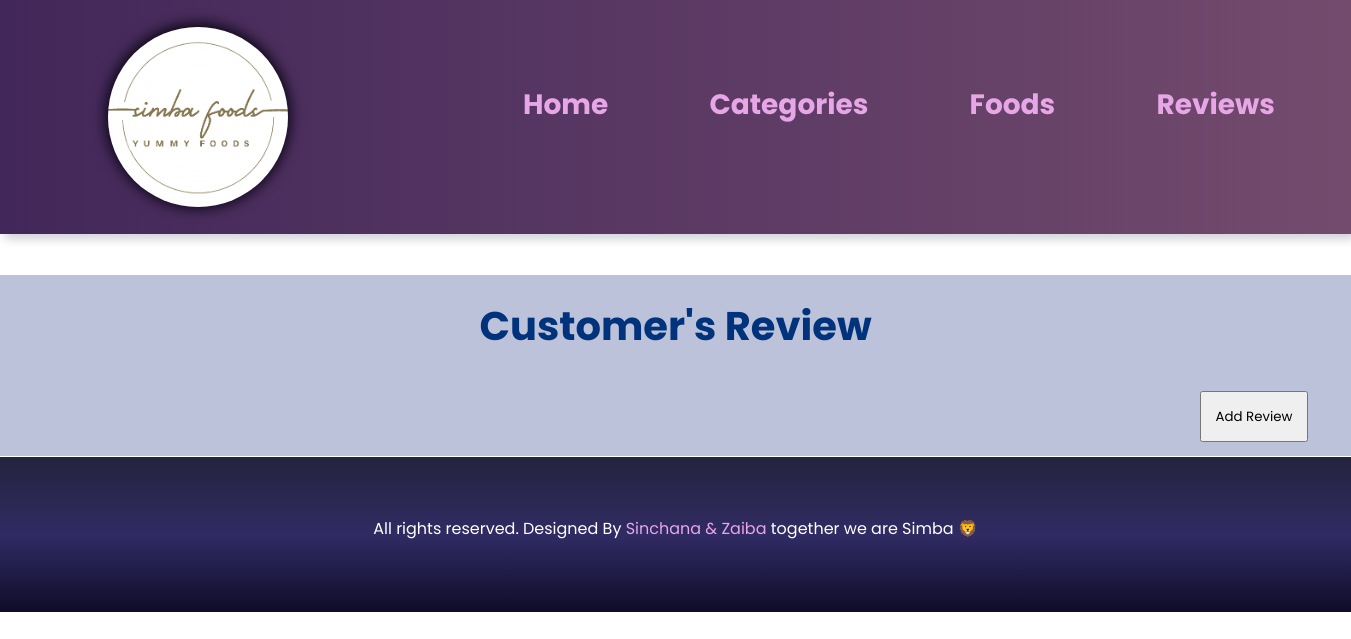
The app's page /reviews.php, older data.
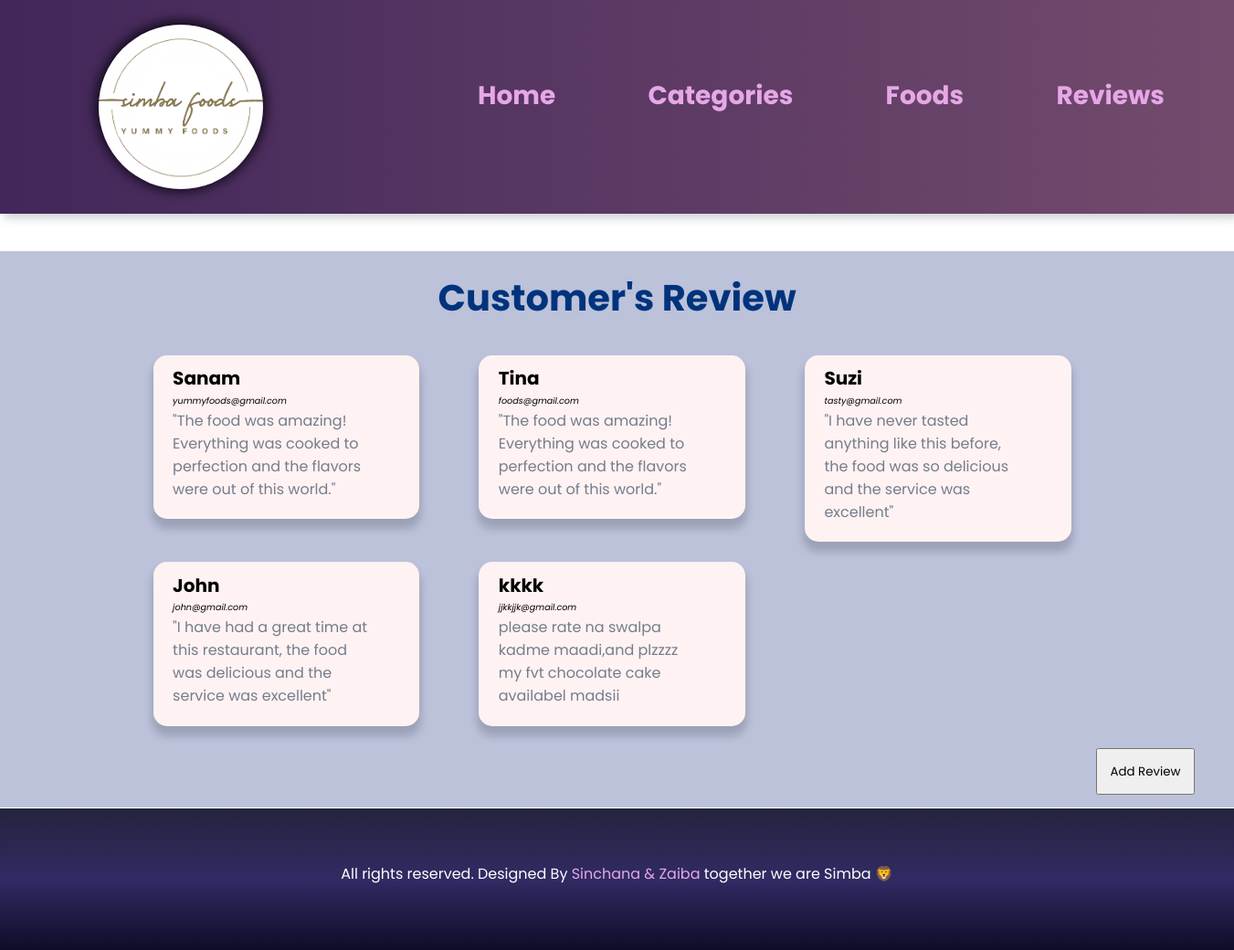
The same page, newer data.
### tables this page shows
CREATE TABLE `tbl_review` (
  `id` int(10) UNSIGNED NOT NULL,
  `name` varchar(250) NOT NULL,
  `email` varchar(200) NOT NULL,
  `review` varchar(255) NOT NULL
);

### reviews.php (the view, shortened to what this page needs)
<?php include('partials-front/menu.php') ?>
<section class="wrapper-review">
        <div class="container">
            <h1 class="title-cat text-center">Customer's Review</h1>
            <?php
                $sql = "SELECT * FROM tbl_review";
                $res = mysqli_query($conn,$sql);
                if($res){
                    $count = mysqli_num_rows($res);
                    if($count > 0){
                        while($rows = mysqli_fetch_assoc($res)){
                            $name = $rows['name'];
                            $email = $rows['email'];
                            $review = $rows['review'];
                            ?>
                            <div class="review-menu-box">
                                    <div class="review-menu-desc">
                                        <h4 class="cust-name"><?php echo $name; ?></h4>
                                        <p class="review-email"><?php echo $email; ?></p>
                                        <p class="review-detail">
                                            <?php echo $review ; ?>
                                        </p>
                                    </div>
                                </div>
                            <?php
                        }
                    }
                }
            ?>
        </div>
        <form action="" method="POST">
                <table>
                    <a href="add-review.php"><input type="button" value="Add Review" name="add-review" class="rev-btn"></a>
                </table>
        </form>
</section>
<?php include('partials-front/footer.php') ?>

### partials-front/menu.php (shortened to what this page needs)
<!DOCTYPE html>
<html lang="en">
<head>
    <link rel="stylesheet" href="css/style.css">
</head>
<body>
    <section class="">
        <div class="menu">
            <div class="logo">
                <a href="<?php SITEURL ?>index.php" title="Logo">
                    <img src="images/logo32.png" alt="Restaurant Logo">
                </a>
            </div>
            <div class="menu-items text-right">
                <ul>
                    <li>
                        <a href="<?php echo SITEURL ; ?>">Home</a>
                    </li>
                    <li>
                        <a href="<?php echo SITEURL ;?>categories.php">Categories</a>
                    </li>
                    <li>
                        <a href="<?php echo SITEURL ;?>foods.php">Foods</a>
                    </li>
                    <li>
                        <a href="<?php echo SITEURL ;?>reviews.php">Reviews</a>
                    </li>
                </ul>
            </div>
        </div>
    </section>

### partials-front/footer.php (shortened to what this page needs)
    <section class="footer">
        <div class="container text-center">
            <section class="social">
                <div class="container text-center">
                    <ul>
                        <li>
                        </li>
                        <li>
                        </li>
                        <li>
                        </li>
                    </ul>
                </div>
            </section>
            <p>All rights reserved. Designed By <a href="https://sinchana-p.github.io/My-portfolio/"><i class="fa-solid fa-laptop-code"></i> Sinchana & Zaiba</a> together we are Simba 🦁</p>
        </div>
    </section>
</body>
</html>

### css/style.css (style rules this page uses)
* { margin: 0 0; padding: 0 0; box-sizing: border-box; font-family: 'Poppins', sans-serif; }
.text-center { text-align: center; }
.container { width: 80%; margin: 0 auto; }
.text-right { text-align: right; }
a { color: #e7a7e7; text-decoration: none; }
.menu { background: #42275a; background: -webkit-linear-gradient(to left, #734b6d, #42275a); background: linear-gradient(to left, #734b6d, #42275a); line-height: 120px; box-shadow: -5px -5px 9px rgba(255,255,255,0.45), 5px 5px 9px rgba(94,104,121,0.3); display: flex; flex-direction: row; width: 100%; padding: 2% 8%; margin-bottom: 3%; }
.menu ul { list-style-type: none; display: flex; flex-direction: row; margin-left: 18%; }
.menu-items { width: 70%; display: inline; padding: 1%; font-weight: bold; font-size: 28px; margin-right: 0; margin-left: 3%; }
.menu-items ul li { padding: 1% 8%; color: white; }
.logo { width: 180px; height: 180px; border-radius: 50%; overflow: hidden; box-shadow: 0px -1px 14px 2px rgba(5,3,13,1); }
.logo img { top: 0; left: 0; width: 100%; height: 100%; object-fit: cover; }
.social ul { list-style-type: none; padding: 2%; }
.social ul li { display: inline; padding: 1%; }
.footer { height: 155px; color: white; background: #0f0c29; background: -webkit-linear-gradient(to bottom, #24243e, #302b63, #0f0c29); background: linear-gradient(to bottom, #24243e, #302b63, #0f0c29); background-repeat: no-repeat; }
.wrapper-review { background-color: #071f7645; margin-bottom: 1px; }
.title-cat { text-align: center; padding: 2% 5% ; font-size: 40px; color: #00337C; }
.cust-name { font-size: 20px; }
.review-menu-box { width: 27%; margin: 1% 3%; padding: 1%; float: left; background-color: #FFF2F2; box-shadow: 0px 9px 9px 2px rgba(17, 17, 26, 0.18); border-radius: 15px; }
.review-menu-desc { width: 80%; float: left; margin-left: 4%; }
.review-email { font-size: 0.6rem; margin: 1% 0; font-style: italic; }
.review-detail { font-size: 1rem; color: #747d8c; margin-bottom: 10px; }
.rev-btn { margin-left: 1200px; }
input { margin:1% 3%; padding: 1%; }

Row changes from the older to the newer data that the page shows:
added tbl_review: name "Sanam", email "yummyfoods@gmail.com", review "\"The food was amazing! Everything was cooked to perfection and the flavors were out of this world.\""
added tbl_review: name "Tina", email "foods@gmail.com", review "\"The food was amazing! Everything was cooked to perfection and the flavors were out of this world.\""
added tbl_review: name "Suzi", email "tasty@gmail.com", review "\"I have never tasted anything like this before, the food was so delicious and the service was excellent\""
added tbl_review: name "John", email "john@gmail.com", review "\"I have had a great time at this restaurant, the food was delicious and the service was excellent\""
added tbl_review: name "kkkk", email "jjkkjjk@gmail.com", review "please rate na swalpa kadme maadi,and plzzzz my fvt chocolate cake availabel madsii"
